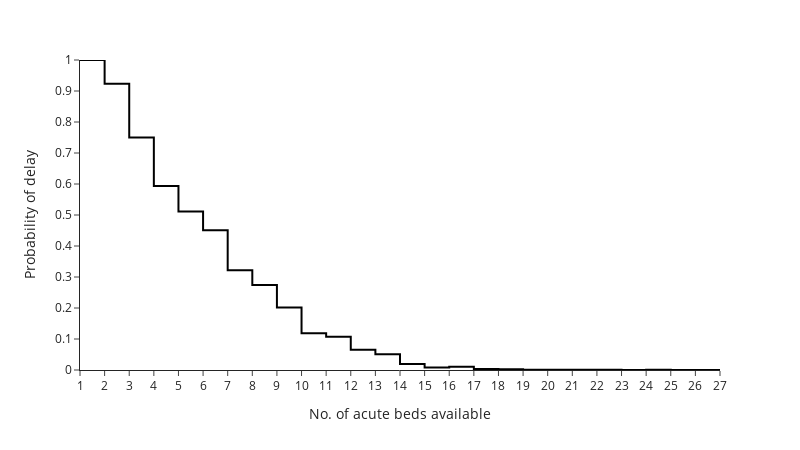
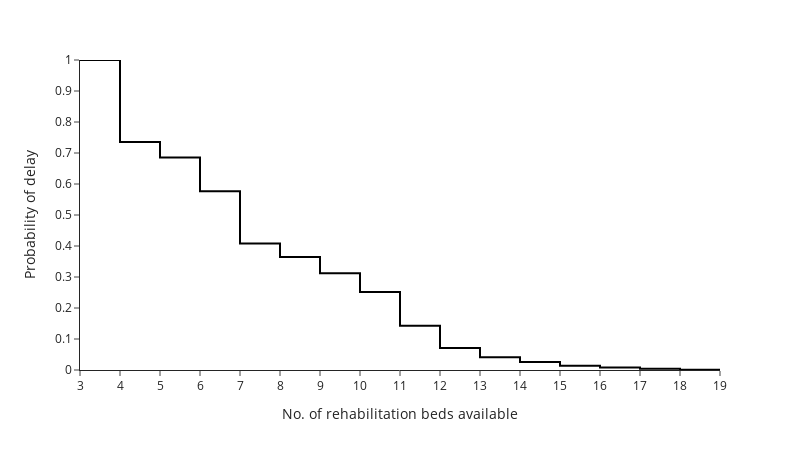

The code cell stored with these charts, in order, in its notebook:
### Code cell
plot_delay_prob(asu_occupancy, unit="asu", file="delay_prob_asu.png")
plot_delay_prob(rehab_occupancy, unit="rehab", file="delay_prob_rehab.png")

### Figure 1 — Plotly figure (JSON) as saved in the notebook; plotly's stock layout.template omitted (floating-point values rounded to 4 significant figures)
{"data": [{"hovertemplate": "beds=%{x}<br>prob_delay=%{y}<extra></extra>", "legendgroup": "", "line": {"color": "black", "dash": "solid", "shape": "hv"}, "marker": {"symbol": "circle"}, "mode": "lines", "name": "", "orientation": "v", "showlegend": false, "type": "scatter", "x": [1, 2, 3, 4, 5, 6, 7, 8, 9, 10, 11, 12, 13, 14, 15, 16, 17, 18, 19, 20, 21, 22, 23, 24, 25, 26, 27], "xaxis": "x", "y": [1.0, 0.9231, 0.75, 0.5938, 0.5115, 0.4507, 0.3215, 0.2745, 0.2018, 0.1184, 0.107, 0.06545, 0.05118, 0.01918, 0.008389, 0.01051, 0.003309, 0.00275, 0.001099, 0.0005491, 0.0005488, 0.0005485, 0.0, 0.0005482, 0.0, 0.0, 0.0005479], "yaxis": "y"}], "layout": {"height": 450, "legend": {"tracegroupgap": 0}, "margin": {"t": 60}, "width": 800, "xaxis": {"anchor": "y", "domain": [0, 1], "dtick": 1, "title": {"text": "No. of acute beds available"}}, "yaxis": {"anchor": "x", "domain": [0, 1], "dtick": 0.1, "range": [0, 1], "title": {"text": "Probability of delay"}}}}

### Figure 2 — Plotly figure (JSON) as saved in the notebook; plotly's stock layout.template omitted (floating-point values rounded to 4 significant figures)
{"data": [{"hovertemplate": "beds=%{x}<br>prob_delay=%{y}<extra></extra>", "legendgroup": "", "line": {"color": "black", "dash": "solid", "shape": "hv"}, "marker": {"symbol": "circle"}, "mode": "lines", "name": "", "orientation": "v", "showlegend": false, "type": "scatter", "x": [3, 4, 5, 6, 7, 8, 9, 10, 11, 12, 13, 14, 15, 16, 17, 18, 19], "xaxis": "x", "y": [1.0, 0.7353, 0.6852, 0.5765, 0.4084, 0.3643, 0.3124, 0.2513, 0.1431, 0.07074, 0.04116, 0.02597, 0.01337, 0.007739, 0.003855, 0.0005504, 0.004384], "yaxis": "y"}], "layout": {"height": 450, "legend": {"tracegroupgap": 0}, "margin": {"t": 60}, "width": 800, "xaxis": {"anchor": "y", "domain": [0, 1], "dtick": 1, "title": {"text": "No. of rehabilitation beds available"}}, "yaxis": {"anchor": "x", "domain": [0, 1], "dtick": 0.1, "range": [0, 1], "title": {"text": "Probability of delay"}}}}
